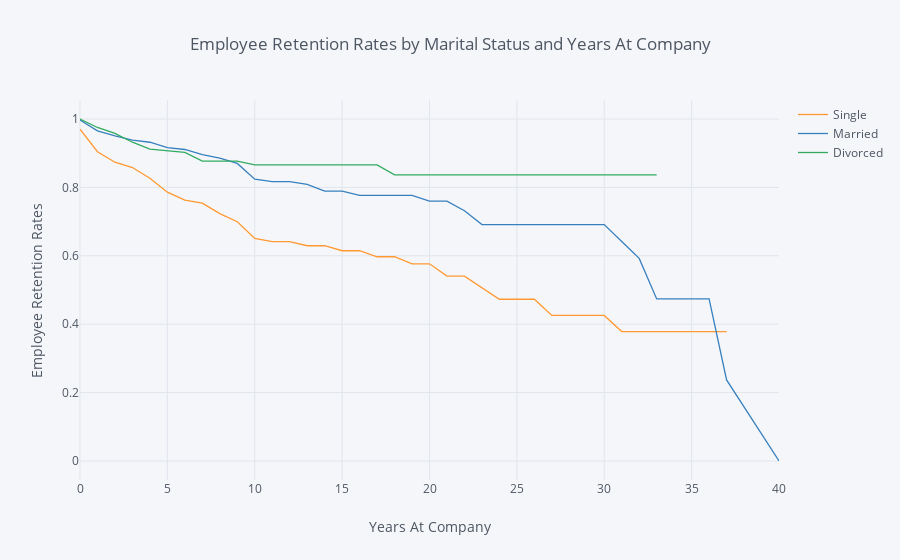

Here is the notebook cell this chart was saved with:
### Markdown cell above
## 4. Let's switch to looking at retention rates from another demographic perspective: marital status. Generate and plot survival curves for the different marital statuses by number of years at the company.

### Code cell
rates = survival(data, 'MaritalStatus','YearsAtCompany', 'Attrition')

rates.iplot(kind='line', xTitle='Years At Company', yTitle='Employee Retention Rates',
            title='Employee Retention Rates by Marital Status and Years At Company')

# Podemos ver que la línea de Divorced se frena en seco porque se acaban los datos del dataset, 
# no es que sea un error.

### Figure 1 — Plotly figure (JSON) as saved in the notebook; plotly's stock layout.template omitted (floating-point values rounded to 4 significant figures)
{"data": [{"line": {"color": "rgba(255, 153, 51, 1.0)", "dash": "solid", "shape": "linear", "width": 1.3}, "mode": "lines", "name": "Single", "text": "", "type": "scatter", "uid": "339fdbce-e56f-421f-bd5e-494800a8f492", "x": [0, 1, 2, 3, 4, 5, 6, 7, 8, 9, 10, 11, 12, 13, 14, 15, 16, 17, 18, 19, 20, 21, 22, 23, 24, 25, 26, 27, 29, 30, 31, 32, 33, 34, 36, 37, 40], "y": [0.9702, 0.9044, 0.8736, 0.8581, 0.8268, 0.7861, 0.7628, 0.754, 0.7234, 0.6997, 0.6507, 0.6413, 0.6413, 0.6294, 0.6294, 0.6148, 0.6148, 0.5972, 0.5972, 0.5766, 0.5766, 0.5406, 0.5406, 0.5068, 0.473, 0.473, 0.473, 0.4257, 0.4257, 0.4257, 0.3784, 0.3784, 0.3784, 0.3784, 0.3784, 0.3784, ""]}, {"line": {"color": "rgba(55, 128, 191, 1.0)", "dash": "solid", "shape": "linear", "width": 1.3}, "mode": "lines", "name": "Married", "text": "", "type": "scatter", "uid": "f0fea451-e147-4230-bc09-b5fc1ee5c68b", "x": [0, 1, 2, 3, 4, 5, 6, 7, 8, 9, 10, 11, 12, 13, 14, 15, 16, 17, 18, 19, 20, 21, 22, 23, 24, 25, 26, 27, 29, 30, 31, 32, 33, 34, 36, 37, 40], "y": [0.997, 0.9654, 0.9506, 0.9381, 0.932, 0.9164, 0.9109, 0.8958, 0.8858, 0.8702, 0.8239, 0.817, 0.817, 0.8086, 0.7894, 0.7894, 0.7768, 0.7768, 0.7768, 0.7768, 0.7599, 0.7599, 0.7318, 0.6911, 0.6911, 0.6911, 0.6911, 0.6911, 0.6911, 0.6911, 0.6418, 0.5924, 0.4739, 0.4739, 0.4739, 0.237, 0]}, {"line": {"color": "rgba(50, 171, 96, 1.0)", "dash": "solid", "shape": "linear", "width": 1.3}, "mode": "lines", "name": "Divorced", "text": "", "type": "scatter", "uid": "2416c978-2671-4d70-9820-0116a28bb976", "x": [0, 1, 2, 3, 4, 5, 6, 7, 8, 9, 10, 11, 12, 13, 14, 15, 16, 17, 18, 19, 20, 21, 22, 23, 24, 25, 26, 27, 29, 30, 31, 32, 33, 34, 36, 37, 40], "y": [1, 0.9752, 0.9581, 0.9321, 0.9122, 0.9078, 0.9021, 0.8769, 0.8769, 0.8769, 0.8657, 0.8657, 0.8657, 0.8657, 0.8657, 0.8657, 0.8657, 0.8657, 0.8368, 0.8368, 0.8368, 0.8368, 0.8368, 0.8368, 0.8368, 0.8368, 0.8368, 0.8368, 0.8368, 0.8368, 0.8368, 0.8368, 0.8368, "", "", "", ""]}], "layout": {"legend": {"bgcolor": "#F5F6F9", "font": {"color": "#4D5663"}}, "paper_bgcolor": "#F5F6F9", "plot_bgcolor": "#F5F6F9", "title": {"font": {"color": "#4D5663"}, "text": "Employee Retention Rates by Marital Status and Years At Company"}, "xaxis": {"gridcolor": "#E1E5ED", "showgrid": true, "tickfont": {"color": "#4D5663"}, "title": {"font": {"color": "#4D5663"}, "text": "Years At Company"}, "zerolinecolor": "#E1E5ED"}, "yaxis": {"gridcolor": "#E1E5ED", "showgrid": true, "tickfont": {"color": "#4D5663"}, "title": {"font": {"color": "#4D5663"}, "text": "Employee Retention Rates"}, "zerolinecolor": "#E1E5ED"}}}
